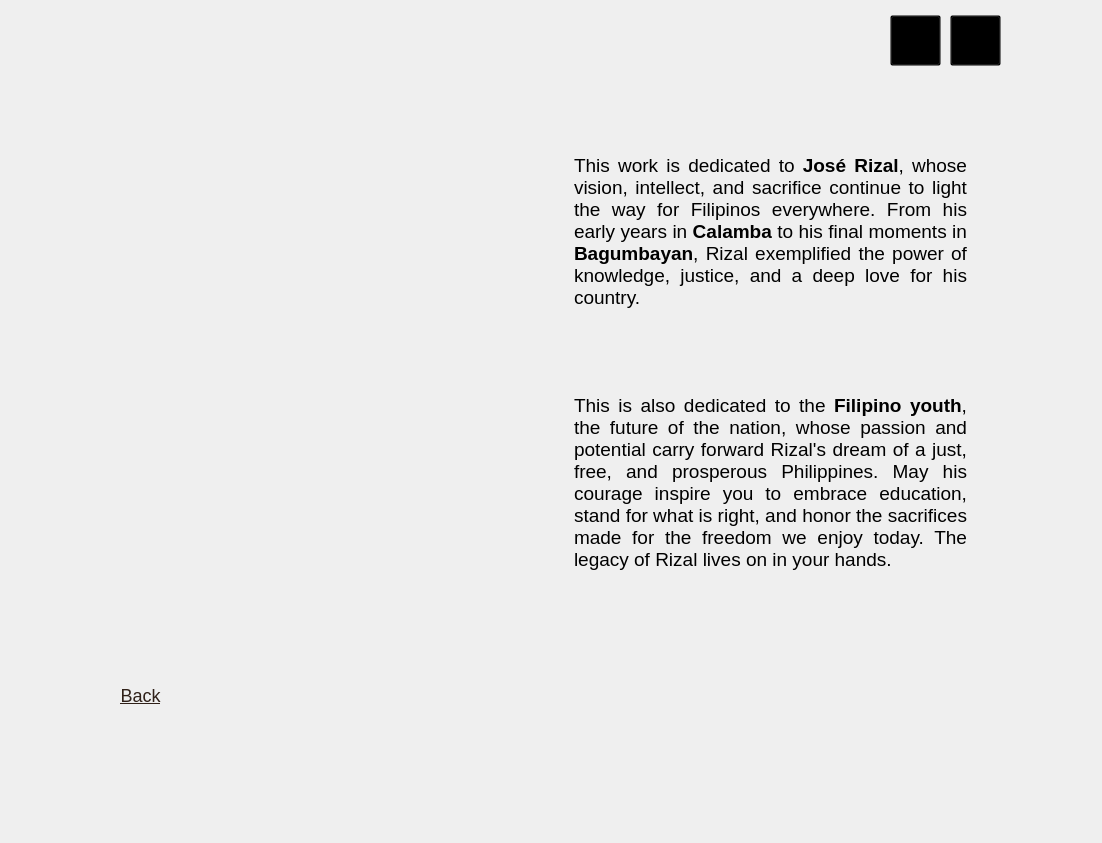
<?xml version="1.0" encoding="UTF-8"?>
<ui version="4.0">
 <class>MainWindow</class>
 <widget class="QMainWindow" name="MainWindow">
  <property name="geometry">
   <rect>
    <x>0</x>
    <y>0</y>
    <width>1102</width>
    <height>843</height>
   </rect>
  </property>
  <property name="windowTitle">
   <string>MainWindow</string>
  </property>
  <widget class="QWidget" name="centralwidget">
   <widget class="QLabel" name="bg">
    <property name="enabled">
     <bool>true</bool>
    </property>
    <property name="geometry">
     <rect>
      <x>0</x>
      <y>0</y>
      <width>1101</width>
      <height>851</height>
     </rect>
    </property>
    <property name="text">
     <string/>
    </property>
    <property name="pixmap">
     <pixmap>../reso/bg.png</pixmap>
    </property>
    <property name="scaledContents">
     <bool>true</bool>
    </property>
   </widget>
   <widget class="QPushButton" name="exitbutton">
    <property name="geometry">
     <rect>
      <x>950</x>
      <y>15</y>
      <width>51</width>
      <height>51</height>
     </rect>
    </property>
    <property name="styleSheet">
     <string notr="true">QPushButton {
    background-color: transparent;
}</string>
    </property>
    <property name="text">
     <string/>
    </property>
   </widget>
   <widget class="QPushButton" name="volumebutton">
    <property name="geometry">
     <rect>
      <x>890</x>
      <y>15</y>
      <width>51</width>
      <height>51</height>
     </rect>
    </property>
    <property name="styleSheet">
     <string notr="true">QPushButton {
    background-color: transparent;
}</string>
    </property>
    <property name="text">
     <string/>
    </property>
   </widget>
   <widget class="QLabel" name="dedicationlogo">
    <property name="geometry">
     <rect>
      <x>115</x>
      <y>260</y>
      <width>411</width>
      <height>281</height>
     </rect>
    </property>
    <property name="text">
     <string/>
    </property>
    <property name="pixmap">
     <pixmap>../reso/dedicationlogo.png</pixmap>
    </property>
    <property name="scaledContents">
     <bool>true</bool>
    </property>
   </widget>
   <widget class="QTextEdit" name="dedication1">
    <property name="enabled">
     <bool>false</bool>
    </property>
    <property name="geometry">
     <rect>
      <x>570</x>
      <y>150</y>
      <width>401</width>
      <height>241</height>
     </rect>
    </property>
    <property name="styleSheet">
     <string notr="true">
    QTextEdit {
        background: transparent;
        font-family: &quot;Times New Roman&quot;;
        font-size: 10pt;
        border: none;
    }
</string>
    </property>
    <property name="html">
     <string>&lt;!DOCTYPE HTML PUBLIC &quot;-//W3C//DTD HTML 4.0//EN&quot; &quot;http://www.w3.org/TR/REC-html40/strict.dtd&quot;&gt;
&lt;html&gt;&lt;head&gt;&lt;meta name=&quot;qrichtext&quot; content=&quot;1&quot; /&gt;&lt;style type=&quot;text/css&quot;&gt;
p, li { white-space: pre-wrap; }
&lt;/style&gt;&lt;/head&gt;&lt;body style=&quot; font-family:'Times New Roman'; font-size:10pt; font-weight:400; font-style:normal;&quot;&gt;
&lt;p align=&quot;justify&quot; style=&quot; margin-top:12px; margin-bottom:12px; margin-left:0px; margin-right:0px; -qt-block-indent:0; text-indent:0px;&quot;&gt;&lt;span style=&quot; font-size:14pt; color:#000000;&quot;&gt;This work is dedicated to &lt;/span&gt;&lt;span style=&quot; font-size:14pt; font-weight:696; color:#000000;&quot;&gt;José Rizal&lt;/span&gt;&lt;span style=&quot; font-size:14pt; color:#000000;&quot;&gt;, whose vision, intellect, and sacrifice continue to light the way for Filipinos everywhere. From his early years in &lt;/span&gt;&lt;span style=&quot; font-size:14pt; font-weight:696; color:#000000;&quot;&gt;Calamba&lt;/span&gt;&lt;span style=&quot; font-size:14pt; color:#000000;&quot;&gt; to his final moments in &lt;/span&gt;&lt;span style=&quot; font-size:14pt; font-weight:696; color:#000000;&quot;&gt;Bagumbayan&lt;/span&gt;&lt;span style=&quot; font-size:14pt; color:#000000;&quot;&gt;, Rizal exemplified the power of knowledge, justice, and a deep love for his country.&lt;/span&gt;&lt;/p&gt;&lt;/body&gt;&lt;/html&gt;</string>
    </property>
   </widget>
   <widget class="QTextEdit" name="dedication2">
    <property name="enabled">
     <bool>false</bool>
    </property>
    <property name="geometry">
     <rect>
      <x>570</x>
      <y>390</y>
      <width>401</width>
      <height>291</height>
     </rect>
    </property>
    <property name="styleSheet">
     <string notr="true">
    QTextEdit {
        background: transparent;
        font-family: &quot;Times New Roman&quot;;
        font-size: 10pt;
        border: none;
    }
</string>
    </property>
    <property name="html">
     <string>&lt;!DOCTYPE HTML PUBLIC &quot;-//W3C//DTD HTML 4.0//EN&quot; &quot;http://www.w3.org/TR/REC-html40/strict.dtd&quot;&gt;
&lt;html&gt;&lt;head&gt;&lt;meta name=&quot;qrichtext&quot; content=&quot;1&quot; /&gt;&lt;style type=&quot;text/css&quot;&gt;
p, li { white-space: pre-wrap; }
&lt;/style&gt;&lt;/head&gt;&lt;body style=&quot; font-family:'Times New Roman'; font-size:10pt; font-weight:400; font-style:normal;&quot;&gt;
&lt;p align=&quot;justify&quot; style=&quot; margin-top:0px; margin-bottom:0px; margin-left:0px; margin-right:0px; -qt-block-indent:0; text-indent:0px;&quot;&gt;&lt;span style=&quot; font-size:14pt; color:#000000;&quot;&gt;This is also dedicated to the &lt;/span&gt;&lt;span style=&quot; font-size:14pt; font-weight:696; color:#000000;&quot;&gt;Filipino youth&lt;/span&gt;&lt;span style=&quot; font-size:14pt; color:#000000;&quot;&gt;, the future of the nation, whose passion and potential carry forward Rizal's dream of a just, free, and prosperous Philippines. May his courage inspire you to embrace education, stand for what is right, and honor the sacrifices made for the freedom we enjoy today. The legacy of Rizal lives on in your hands.&lt;/span&gt;&lt;/p&gt;&lt;/body&gt;&lt;/html&gt;</string>
    </property>
   </widget>
   <widget class="QPushButton" name="backbutton">
    <property name="geometry">
     <rect>
      <x>120</x>
      <y>680</y>
      <width>41</width>
      <height>31</height>
     </rect>
    </property>
    <property name="styleSheet">
     <string notr="true">QPushButton {
    background-color: transparent;
    border: none;
    color: #2f2018;    
    font-size: 18px;
    font-family: &quot;Times New Roman&quot;;
    text-decoration: underline;
}

QPushButton:hover {
    color: red;         
}

QPushButton:pressed {
    color: #6d0705;       
}</string>
    </property>
    <property name="text">
     <string>Back</string>
    </property>
   </widget>
  </widget>
 </widget>
 <resources/>
 <connections/>
</ui>
